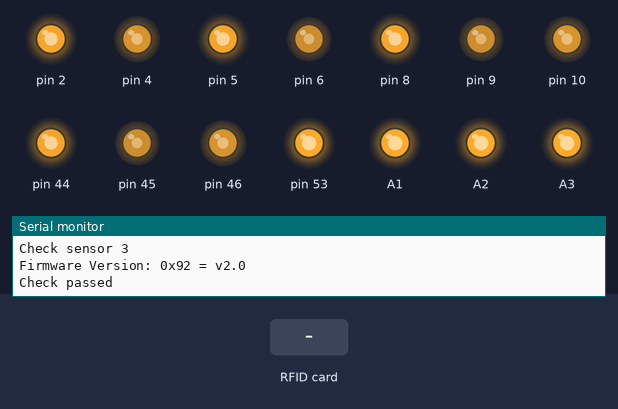
A sketch run on a simulated Arduino Mega 2560, built with avr-gcc and run on an emulated ATmega2560. Parts: output pins drawn as LEDs (lit = HIGH), the last lines printed to the serial monitor. The inputs (shaded band) are chosen by the test bench. Pins used as bus, display or sensor lines are not drawn.

Above: at 7.0 s.
7.1 s: RFID card 26 36 FA 11 held to the reader
At 8.3 s:
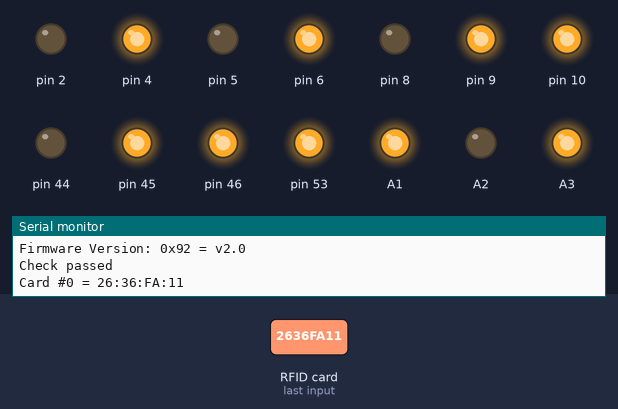
8.6 s: RFID card 46 91 FA 11 held to the reader
At 9.0 s:
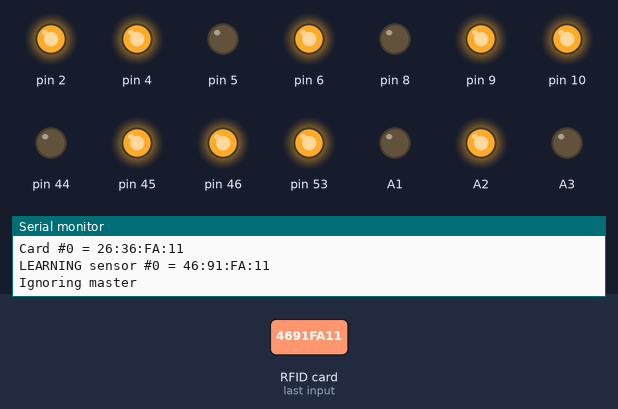
10.6 s: RFID card 5E 7A 19 C4 held to the reader
At 11.5 s:
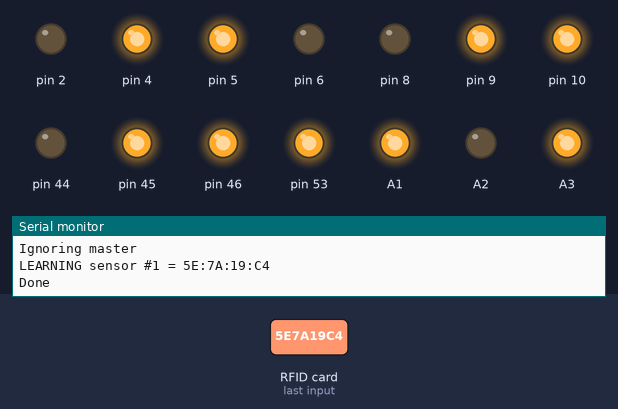
12.1 s: RFID card 26 36 FA 11 held to the reader
At 12.5 s:
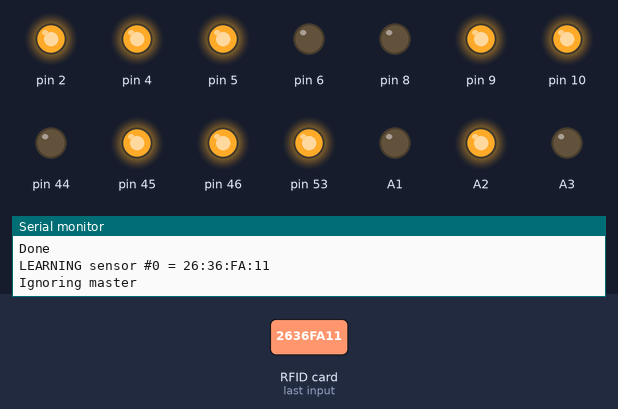
14.1 s: RFID card 46 91 FA 11 held to the reader
At 14.5 s:
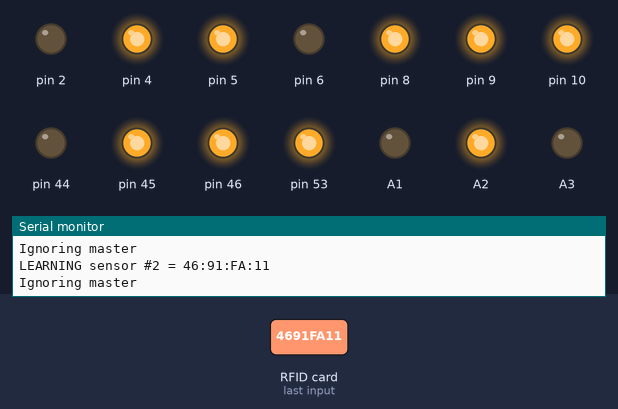
16.1 s: RFID card 5E 7A 19 C4 held to the reader
At 16.7 s:
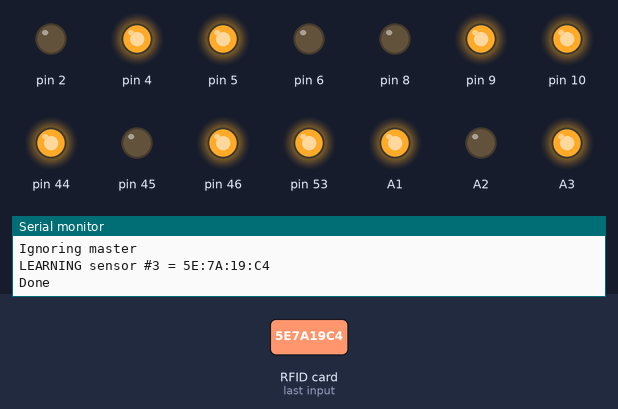
Timing chart, 0 to 18.6 s (numbered marks = the images above; inputs shaded):
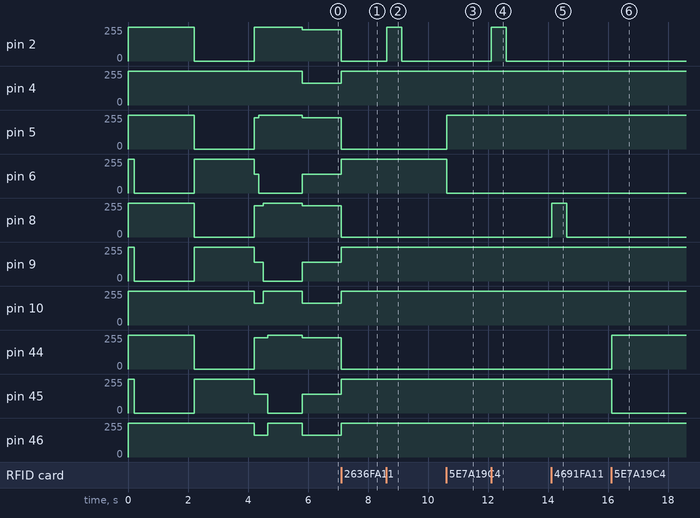

The sketch:

Poussins.ino
```cpp
#include <Arduino.h>

/***************************************************************************
 * Poussins / Musée d'histoire naturelle de Fribourg
 ***************************************************************************
 * Copyright 2016 Jacques Supcik <jacques.supcik@hefr.ch>
 *                Haute école d'ingénierie et d'architecture
 *
 * Licensed under the Apache License, Version 2.0 (the "License");
 * you may not use this file except in compliance with the License.
 * You may obtain a copy of the License at
 *
 *     http://www.apache.org/licenses/LICENSE-2.0
 *
 * Unless required by applicable law or agreed to in writing, software
 * distributed under the License is distributed on an "AS IS" BASIS,
 * WITHOUT WARRANTIES OR CONDITIONS OF ANY KIND, either express or implied.
 * See the License for the specific language governing permissions and
 * limitations under the License.
 ***************************************************************************/

#include <SPI.h>
#include <MFRC522.h>
#include <EEPROM.h>

#define DEBUG false
#define RESET_PIN 49
#define AUDIO_TRIGGER_PIN 7
#define REMOVE_TO_RETRIGGER 3

#define MILLISECOND 1
#define SECOND (1000 * MILLISECOND)
#define AUDIO_PULSE_WIDTH (100 * MILLISECOND)

// Change this to tune the White LED
#define WHITE_RED    20
#define WHITE_GREEN 115
#define WHITE_BLUE   90

struct uid {
    byte size;
    byte data[10];
};

// List of master keys
struct uid MASTERS[] = {
    // {4, {0x84, 0x6f, 0x9d, 0xbb}},
    // {4, {0x94, 0xb3, 0xa9, 0xbb}},
    // {4, {0x64, 0x11, 0x29, 0xBB}},
    {4, {0x26, 0x36, 0xFA, 0x11}},
    {4, {0x46, 0x91, 0xFA, 0x11}},
};

enum state {
    UNKNOWN,
    ABSENT, // There is no card in front of the sensor
    GOOD,   // The card in front of the sensor is the correct one
    WRONG,  // The card in front of the sensor is a bad one
};

struct sensor {
    int        redLED;
    int        greenLED;
    int        blueLED;
    int        cs;
    MFRC522    mfrc522;
    enum state state;
    struct uid expectedUid;
};

// pin definition for the sensors
struct sensor sensors[] = {
    {.redLED =  2, .greenLED =  3, .blueLED =  4, .cs = 25},
    {.redLED =  5, .greenLED =  6, .blueLED =  7, .cs = 24},
    {.redLED =  8, .greenLED =  9, .blueLED = 10, .cs = 23},
    {.redLED = 44, .greenLED = 45, .blueLED = 46, .cs = 22},
};

// pins definition for the status LED
const struct RGB {int red; int green; int blue;} statusLED = {A3, A1, A2};

const int N_OF_SENSORS = sizeof(sensors) / sizeof(sensor);
const int N_OF_MASTERS = sizeof(MASTERS) / sizeof(struct uid);

unsigned long lastAudioTrigger = 0;

/***************************************************************************
 * Setup
 ***************************************************************************/

void setup() {
    Serial.begin(115200);
    SPI.begin();

    // Init LEDs and SPI sensors
    pinMode(statusLED.red,   OUTPUT);
    pinMode(statusLED.green, OUTPUT);
    pinMode(statusLED.blue,  OUTPUT);
    setStatusOff();

    digitalWrite(AUDIO_TRIGGER_PIN, HIGH);
    pinMode(AUDIO_TRIGGER_PIN, OUTPUT);
    digitalWrite(AUDIO_TRIGGER_PIN, LOW);

    for (int i = 0; i < N_OF_SENSORS; i++) {
        struct sensor* s = &sensors[i];
        s->state = UNKNOWN;
        ledOff(s);
        pinMode(s->greenLED, OUTPUT);
        pinMode(s->redLED,   OUTPUT);
        pinMode(s->blueLED,  OUTPUT);
    }

    // Make sure all chip select are HIGH
    // This is probably not needed, but it is safer
    for (int i = 0; i < N_OF_SENSORS; i++) {
        struct sensor* s = &sensors[i];
        digitalWrite(s->cs, HIGH);
        pinMode(s->cs, OUTPUT);
    }

    // Init SPI sensors
    for (int i = 0; i < N_OF_SENSORS; i++) {
        struct sensor* s = &sensors[i];
        s->mfrc522.PCD_Init(s->cs, RESET_PIN);
    }

    // Turn all LEDs green (visual control)
    for (int i = 0; i < N_OF_SENSORS; i++) {
        struct sensor* s = &sensors[i];
        ledGreen(s);
    }
    setStatusGreen();
    delay(2000);

    // Turn all LEDs red (visual control)
    for (int i = 0; i < N_OF_SENSORS; i++) {
        struct sensor* s = &sensors[i];
        ledRed(s);
    }
    setStatusRed();
    delay(2000);

   // Turn all sensor LEDs white
    for (int i = 0; i < N_OF_SENSORS; i++) {
        struct sensor* s = &sensors[i];
        ledWhite(s);
    }

    // Turn status LED blue
    setStatusBlue();

    int countOk = 0;
    // Check all sensors
    for (int i = 0; i < N_OF_SENSORS; i++) {
        #ifdef DEBUG
        Serial.print("Check sensor ");
        Serial.println(i);
        #endif
        struct sensor* s = &sensors[i];

        #ifdef DEBUG
        s->mfrc522.PCD_DumpVersionToSerial();
        #endif
        bool result = s->mfrc522.PCD_PerformSelfTest();
        if (result) {
            #ifdef DEBUG
            Serial.println("Check passed");
            #endif
            countOk++;
            ledGreen(s);
        } else { // Result is false, test failed
            #ifdef DEBUG
            Serial.println("Check failed");
            #endif
            ledRed(s);
        }
        // Call PCD_Init once again. This is required after a self-test
        s->mfrc522.PCD_Init(s->cs, RESET_PIN);
        delay(100);
    }

    if (countOk != N_OF_SENSORS) {
        Serial.println("Sensors check failed. Abort.");
        for(;;) {/* forever */}
    }

    // Load expected UIDs from EEPROM
    eepromLoadConfig();
    delay(1000); /// wait 1 second

    // set all LEDs white
    for (int i = 0; i < N_OF_SENSORS; i++) {
        struct sensor* s = &sensors[i];
        ledWhite(s);
    }
    setStatusOff();
}

/***************************************************************************
 * Loop
 ***************************************************************************/

void loop() {
    int okCount = 0;
    unsigned long now = millis();

    static bool curOkState = false;
    static bool prevOkState = false;
    static bool audioPulse = false;
    static bool trigger = true;

    for (int i = 0; i < N_OF_SENSORS; i++) {
        #ifdef DEBUG
        // Serial.print("reading sensor ");
        // Serial.println(i);
        #endif
        struct sensor* s = &sensors[i];

        if (s->mfrc522.PICC_IsNewCardPresent() &&
                s->mfrc522.PICC_ReadCardSerial()) {
            #ifdef DEBUG
            Serial.print("Card #");
            Serial.print(i);
            Serial.print(" = ");
            dumpUid(s->mfrc522.uid.size, s->mfrc522.uid.uidByte);
            Serial.println();
            #endif
            if (isMaster(s->mfrc522.uid.size, s->mfrc522.uid.uidByte)){
                s->mfrc522.PICC_HaltA();
                s->mfrc522.PCD_StopCrypto1();
                learn();
                delay(500);
                return;
            } else if (areEqual(
                    s->mfrc522.uid.size, s->mfrc522.uid.uidByte,
                    &s->expectedUid)) {
                if (s->state != GOOD) {
                    ledGreen(s);
                    s->state = GOOD;
                }
                okCount++;
            } else {
                if (s->state != WRONG) {
                    ledRed(s);
                    s->state = WRONG;
                }
            }
            // close session
            s->mfrc522.PCD_Init(s->cs, RESET_PIN);
        } else {
            if (s->state != ABSENT) {
                s->state = ABSENT;
                ledWhite(s);
            }
        }
    }

    if (okCount <= AUDIO_TRIGGER_PIN - REMOVE_TO_RETRIGGER) {
        trigger = true;
    }

    // check of we have all sensors OK
    if (okCount >= N_OF_SENSORS) {
        setStatusGreen();
        if (!prevOkState && trigger) {
            lastAudioTrigger = now;
            audioPulse = true;
            trigger = false;
            digitalWrite(AUDIO_TRIGGER_PIN, LOW);
            Serial.print("Cocorico ON");
        }
        prevOkState = curOkState;
        curOkState = true;
    } else {
        setStatusOff();
        prevOkState = curOkState;
        curOkState = false;
    }

    if (audioPulse && deltaT(now, lastAudioTrigger) > AUDIO_PULSE_WIDTH) {
        digitalWrite(AUDIO_TRIGGER_PIN, HIGH);
        Serial.print("Cocorico OFF");
        audioPulse = false;
    }
}

/***************************************************************************
 * Helpers
 ***************************************************************************/

//------------------------------------------
// computes t1 - t2 taking care of overflow
//------------------------------------------
unsigned long deltaT(unsigned long t0, unsigned long t1) {
    if (t1 >= t0) { // normal case
         return t1 - t0;
    } else { // overflow of t1
        return t1 + (0xFFFFFFFFul - t0);
    }
}

void ledColor(struct sensor* s, int r, int g, int b) {
    analogWrite(s->redLED,   255-r);
    analogWrite(s->greenLED, 255-g);
    analogWrite(s->blueLED,  255-b);
}

//-------------------------------------------------
// Switch off the LED associated with the sensor s
//-------------------------------------------------
void ledOff(struct sensor* s) {
    ledColor(s, 0, 0, 0);
}

//----------------------------------------------------
// Set the LED associated with the sensor s the green
//----------------------------------------------------
void ledGreen(struct sensor* s) {
    ledColor(s, 0, 255, 0);
}

//--------------------------------------------------
// Set the LED associated with the sensor s the red
//--------------------------------------------------
void ledRed(struct sensor* s) {
    ledColor(s, 255, 0, 0);
}

//----------------------------------------------------
// Set the LED associated with the sensor s the white
//----------------------------------------------------
void ledWhite(struct sensor* s) {
    ledColor(s, WHITE_RED, WHITE_GREEN, WHITE_BLUE);
}

//-----------------------------------
// Set the status LED to a RGB value
//-----------------------------------
void setStatus(int r, int g, int b) {
    // Invert RGB
    r = r == LOW ? HIGH : LOW;
    g = g == LOW ? HIGH : LOW;
    b = b == LOW ? HIGH : LOW;
    digitalWrite(statusLED.red,   r);
    digitalWrite(statusLED.green, g);
    digitalWrite(statusLED.blue,  b);
}

void setStatusOff() {
    setStatus(LOW, LOW, LOW);
}

void setStatusRed() {
    setStatus(HIGH, LOW, LOW);
}

void setStatusGreen() {
    setStatus(LOW, HIGH, LOW);
}

void setStatusBlue() {
    setStatus(LOW, LOW, HIGH);
}

void setStatusOrange() {
    setStatus(HIGH, HIGH, LOW);
}

//-----------------------------
// Check if two UIDs are equal
//-----------------------------
bool areEqual(byte size, byte uidByte[], struct uid* uid) {
    if (size != uid->size) return false;
    for (int i = 0; i < size; i++) {
        if (uidByte[i] != uid->data[i]) return false;
    }
    return true;
}

//------------------------------------------------------------------
// Check if a card is a "master" card (a card used for programming)
//------------------------------------------------------------------
bool isMaster(byte size, byte uidByte[]) {
    for (int i = 0; i < N_OF_MASTERS; i++) {
        if(areEqual(size, uidByte, &MASTERS[i])){
            return true;
        }
    }
    return false;
}

//-----------------------------------
// Dumps the UID to the serial port.
// Used for debugging
//-----------------------------------
void dumpUid(byte size, byte uidByte[]) {
    byte i;
    for (i = 0; i < size-1; i++) {
        Serial.print(uidByte[i] < 0x10 ? "0" : "");
        Serial.print(uidByte[i], HEX);
        Serial.print(":");
    }
    if ((i = size-1) > 0) {
        Serial.print(uidByte[i] < 0x10 ? "0" : "");
        Serial.print(uidByte[i], HEX);
    }
}

//-------------------------------------------------------------------------
// Set the system in learning mode and wait for all sensors to be assigned
// the proper card
//-------------------------------------------------------------------------

bool learn() {
    boolean done[N_OF_SENSORS];
    int doneCount = 0;
    setStatusBlue();

    // Initialize and switch all LEDs to red
    for (int i = 0; i < N_OF_SENSORS; i++) {
        struct sensor* s = &sensors[i];
        done[i] = false;
        ledRed(s);
    }

    // Wait until all sensors are assigned
    while (doneCount < N_OF_SENSORS) {
        for (int i = 0; i < N_OF_SENSORS; i++) {
            struct sensor* s = &sensors[i];
            if (!done[i] &&
                    s->mfrc522.PICC_IsNewCardPresent() &&
                    s->mfrc522.PICC_ReadCardSerial()) {
                #ifdef DEBUG
                Serial.print("LEARNING sensor #");
                Serial.print(i);
                Serial.print(" = ");
                dumpUid(s->mfrc522.uid.size, s->mfrc522.uid.uidByte);
                Serial.println();
                #endif
                if (isMaster(s->mfrc522.uid.size, s->mfrc522.uid.uidByte)) {
                    #ifdef DEBUG
                    Serial.println("Ignoring master");
                    #endif
                    // Blink once
                    ledOff(s);
                    setStatusOrange();
                    delay(500);
                    ledRed(s);
                    setStatusBlue();
                } else {
                    #ifdef DEBUG
                    Serial.println("Done");
                    #endif
                    ledGreen(s);
                    done[i] = true;
                    doneCount++;
                    s->expectedUid.size = s->mfrc522.uid.size;
                    memcpy(
                        s->expectedUid.data,
                        s->mfrc522.uid.uidByte,
                        s->mfrc522.uid.size);
                }
            }
        }
    }

    eepromSaveConfig();
    setStatusGreen();
    delay(1000);

    // Clear all LEDs and reset state
    for (int i = 0; i < N_OF_SENSORS; i++) {
        struct sensor* s = &sensors[i];
        ledOff(s);
        s->state = UNKNOWN;
    }
    setStatusOff();

}

/***************************************************************************
 * EEPROM management
 ***************************************************************************/

#define MAX_UID_SIZE      10
#define EEPROM_BLOCK_SIZE 16
// EEPROM_BLOCK_SIZE must be >= than MAX_UID_SIZE+1. A power of 2 makes the
// computation more efficient.

//----------------------------------------
// Write expected values (UIDs) to EEPROM
//-----------------------------------------
void eepromSaveConfig() {
    for (int i = 0; i < N_OF_SENSORS; i++) {
        int size = sensors[i].expectedUid.size;
        if (size > MAX_UID_SIZE) {
            size = MAX_UID_SIZE;
        }
        EEPROM.write(i*EEPROM_BLOCK_SIZE, size);
        for (int j = 0; j < size; j++) {
            // Don't forget to add 1 to the address (for the size)
            EEPROM.write(
                i*EEPROM_BLOCK_SIZE + j + 1,
                sensors[i].expectedUid.data[j]);
        }
    }
}

//-----------------------------------------
// Load expected values (UIDs) from EEPROM
//-----------------------------------------
void eepromLoadConfig() {
    for (int i = 0; i < N_OF_SENSORS; i++) {
        int size = EEPROM.read(i*EEPROM_BLOCK_SIZE);
        if (size > MAX_UID_SIZE) {
            size = MAX_UID_SIZE;
        }
        sensors[i].expectedUid.size = size;
        for (int j = 0; j < size; j++) {
            // Don't forget to add 1 to the address (for the size)
            sensors[i].expectedUid.data[j] = EEPROM.read(
                i*EEPROM_BLOCK_SIZE + j + 1);
        }
    }
}
```

Measured:
- after the input at 7.1 s, pin 2, pin 5, pin 8, pin 44: 235/255 → 0/255 at once; pin 4, pin 10, pin 46: 165/255 → 255/255 at once; pin 6, pin 9, pin 45: 140/255 → 255/255 at once; A2: HIGH → LOW at once
- after the input at 8.6 s, pin 2: 0/255 → 255/255 at once, → 0/255 0.50 s later; A1, A3: HIGH → LOW at once, → HIGH 0.50 s later; A2: LOW → HIGH at once, → LOW 0.50 s later
- after the input at 10.6 s, pin 5: 0/255 → 255/255 at once; pin 6: 255/255 → 0/255 at once
- after the input at 12.1 s, pin 2: 0/255 → 255/255 at once, → 0/255 0.50 s later; A1, A3: HIGH → LOW at once, → HIGH 0.50 s later; A2: LOW → HIGH at once, → LOW 0.50 s later
- after the input at 14.1 s, pin 8: 0/255 → 255/255 at once, → 0/255 0.50 s later; A1, A3: HIGH → LOW at once, → HIGH 0.50 s later; A2: LOW → HIGH at once, → LOW 0.50 s later
- after the input at 16.1 s, pin 44: 0/255 → 255/255 at once; pin 45: 255/255 → 0/255 at once
